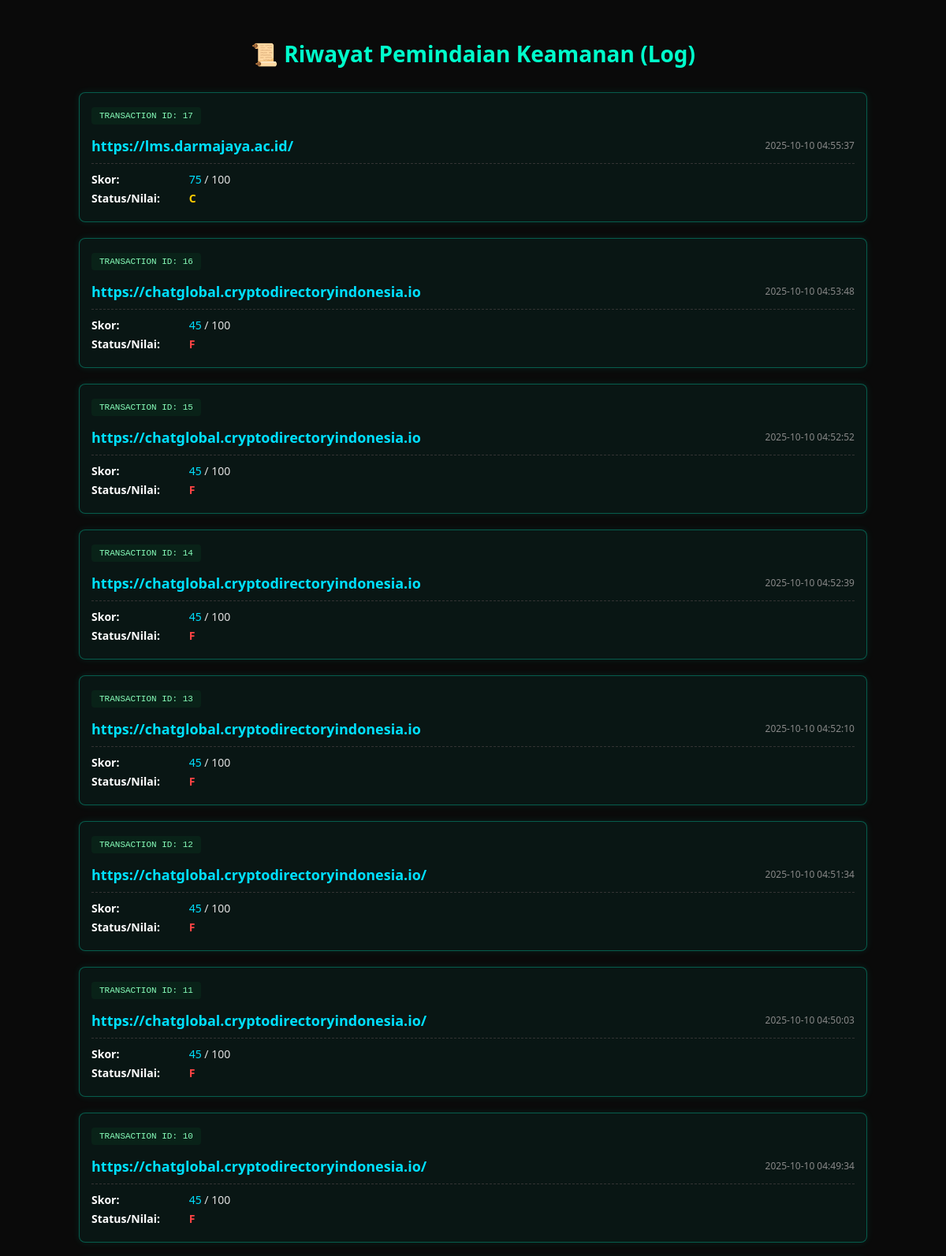
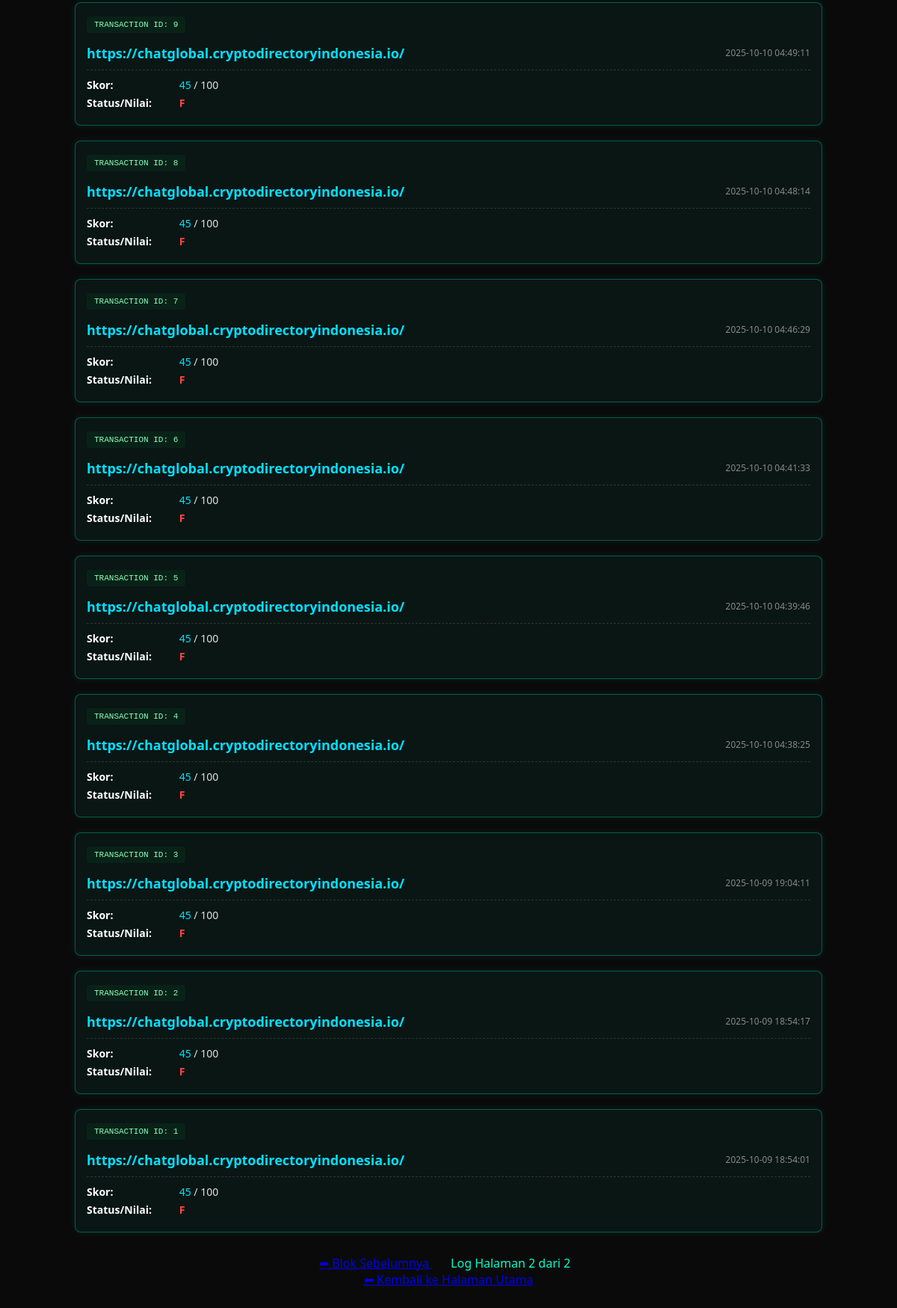
Page /history?page=2 on the committed database (2 pictures, top to bottom).
### tables this page shows
CREATE TABLE scans (
            id INTEGER PRIMARY KEY AUTOINCREMENT,
            url TEXT NOT NULL,
            scan_date TIMESTAMP DEFAULT CURRENT_TIMESTAMP,
            score INTEGER NOT NULL,
            grade TEXT NOT NULL,
            full_report TEXT NOT NULL
        );

### scanner.py (the view)
@app.route('/history')
def history():
    page = request.args.get('page', 1, type=int)
    all_scans = get_all_scans()
    if all_scans is None:
        all_scans = []
    total_scans = len(all_scans)
    offset = (page - 1) * PER_PAGE
    scans_for_page = all_scans[offset:offset + PER_PAGE]
    if total_scans == 0:
        total_pages = 0
    else:
        total_pages = math.ceil(total_scans / PER_PAGE)
    scans_list = [
        {
            "id": row["id"],
            "url": row["url"],
            "scan_date": row["scan_date"],
            "score": row["score"],
            "grade": row["grade"]
        }
        for row in scans_for_page # Gunakan scans_for_page
    ]
    return render_template("history.html",
                           scans=scans_list,
                           page=page,
                           total_pages=total_pages)

### database.py (called while the page is built)
def get_all_scans():
    conn = sqlite3.connect(DB_PATH)
    conn.row_factory = sqlite3.Row
    cursor = conn.cursor()
    cursor.execute("SELECT * FROM scans ORDER BY scan_date DESC")
    scans = cursor.fetchall()
    conn.close()
    return scans

### templates/history.html (shortened to what this page needs)
<!DOCTYPE html>
<html lang="id">
<head>
</head>
<body>
    <h1>📜 Riwayat Pemindaian Keamanan (Log)</h1>
    {% if scans %}
    <div class="history-container">
        {% for scan in scans %}
        <div class="scan-block">
            <div class="block-hash">
                TRANSACTION ID: {{ scan['id'] }}
            </div>
            <div class="block-header">
                <div class="block-url">
                    <a href="#" class="url-link-scan">
                 {{ scan['url'] }}
                    </a>
                </div>
                <div class="block-date">{{ scan['scan_date'] }}</div>
            </div>
            <div class="block-detail">
                <p>
                    <strong>Skor:</strong>
                    <span style="color: #00e0ff;">{{ scan['score'] }}</span> / 100
                </p>
                <p>
                    <strong>Status/Nilai:</strong>
                    <span class="grade-{{ scan['grade']|lower }}">{{ scan['grade'] }}</span>
                </p>
            </div>
        </div>
        {% endfor %}
    </div>
    {% else %}
    <p class="empty">Belum ada riwayat pemindaian yang tersedia.</p>
    {% endif %}
    {% if total_pages > 1 %}
    <div class="pagination" style="text-align: center; margin-top: 30px;">
        {% if page > 1 %}
        <a href="{{ url_for('history', page=page-1) }}" style="margin-right: 15px;">
        </a>
        {% endif %}
        <span style="font-size: 16px; margin: 0 10px; color: #00ffcc;">
            Log Halaman {{ page }} dari {{ total_pages }}
        </span>
    </div>
    {% endif %}
    <div style="text-align: center;">
        <a href="/">⬅ Kembali ke Halaman Utama</a>
    </div>
</body>
</html>

### templates/history.html (style rules this page uses)
body { background-color: #0a0a0a; color: #e0e0e0; font-family: 'Segoe UI', Tahoma, Geneva, Verdana, sans-serif; margin: 0; padding: 30px; }
h1 { text-align: center; color: #00ffcc; margin-bottom: 30px; font-size: 28px; }
.block-hash { font-family: 'Courier New', monospace; font-size: 11px; color: #88ffbb; background: rgba(0, 255, 102, 0.05); padding: 5px 10px; border-radius: 4px; margin-bottom: 15px; display: inline-block; word-break: break-all; }
.history-container { display: flex; flex-direction: column; gap: 20px; max-width: 1000px; margin: 0 auto; }
.scan-block { background: rgba(0, 255, 204, 0.05); border: 1px solid rgba(0, 255, 204, 0.3); padding: 15px; border-radius: 8px; box-shadow: 0 0 10px rgba(0, 255, 204, 0.1); transition: transform 0.2s; }
.block-header { display: flex; justify-content: space-between; align-items: center; border-bottom: 1px dashed #333; padding-bottom: 10px; margin-bottom: 10px; }
.block-url { font-size: 18px; font-weight: bold; }
.url-link-scan { color: #00e0ff; text-decoration: none; transition: color 0.2s; word-break: break-all; }
.block-date { font-size: 12px; color: #888; }
.block-detail p { margin: 5px 0; font-size: 14px; }
.block-detail strong { color: #fff; display: inline-block; width: 120px; }
.grade-f { color: #ff4444; font-weight: bold; }
.grade-c { color: #ffcc00; font-weight: bold; }

### rows in the picture
scans: id "17", url "https://lms.darmajaya.ac.id/", scan_date "2025-10-10 04:55:37", score "75", grade "C"
scans: id "16", url "https://chatglobal.cryptodirectoryindonesia.io", scan_date "2025-10-10 04:53:48", score "45", grade "F"
scans: id "15", url "https://chatglobal.cryptodirectoryindonesia.io", scan_date "2025-10-10 04:52:52", score "45", grade "F"
scans: id "14", url "https://chatglobal.cryptodirectoryindonesia.io", scan_date "2025-10-10 04:52:39", score "45", grade "F"
scans: id "13", url "https://chatglobal.cryptodirectoryindonesia.io", scan_date "2025-10-10 04:52:10", score "45", grade "F"
scans: id "12", url "https://chatglobal.cryptodirectoryindonesia.io/", scan_date "2025-10-10 04:51:34", score "45", grade "F"
scans: id "11", url "https://chatglobal.cryptodirectoryindonesia.io/", scan_date "2025-10-10 04:50:03", score "45", grade "F"
scans: id "10", url "https://chatglobal.cryptodirectoryindonesia.io/", scan_date "2025-10-10 04:49:34", score "45", grade "F"
scans: id "9", url "https://chatglobal.cryptodirectoryindonesia.io/", scan_date "2025-10-10 04:49:11", score "45", grade "F"
scans: id "8", url "https://chatglobal.cryptodirectoryindonesia.io/", scan_date "2025-10-10 04:48:14", score "45", grade "F"
scans: id "7", url "https://chatglobal.cryptodirectoryindonesia.io/", scan_date "2025-10-10 04:46:29", score "45", grade "F"
scans: id "6", url "https://chatglobal.cryptodirectoryindonesia.io/", scan_date "2025-10-10 04:41:33", score "45", grade "F"
scans: id "5", url "https://chatglobal.cryptodirectoryindonesia.io/", scan_date "2025-10-10 04:39:46", score "45", grade "F"
scans: id "4", url "https://chatglobal.cryptodirectoryindonesia.io/", scan_date "2025-10-10 04:38:25", score "45", grade "F"
scans: id "3", url "https://chatglobal.cryptodirectoryindonesia.io/", scan_date "2025-10-09 19:04:11", score "45", grade "F"
scans: id "2", url "https://chatglobal.cryptodirectoryindonesia.io/", scan_date "2025-10-09 18:54:17", score "45", grade "F"
scans: id "1", url "https://chatglobal.cryptodirectoryindonesia.io/", scan_date "2025-10-09 18:54:01", score "45", grade "F"

### other values in the picture
{{ page }} "2"
{{ total_pages }} "2"
